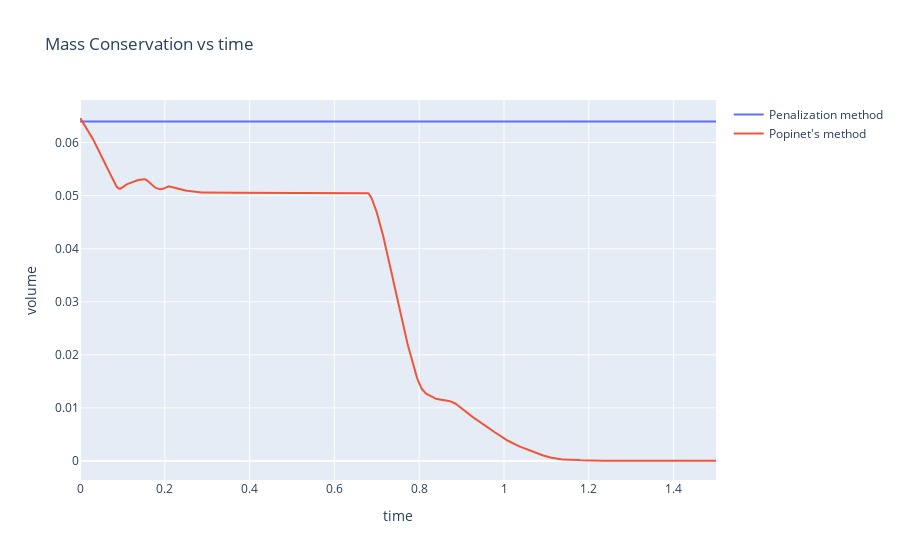

Notebook source saved alongside this figure:
### Code cell
import plotly.graph_objects as go
import numpy as np

fig = go.Figure()
for name in names:
    fig.add_trace(go.Scatter(x=lines[name]["x"], y=lines[name]["y"], mode='lines', name=name))
fig.update_layout(title=title,
                   xaxis_title=xlabel,
                   yaxis_title=ylabel,xaxis = dict(
        range=(0, 1.5),
        constrain='domain'
    ))

# fig.show()

offline.iplot(fig,
             image='svg')

### Figure 1 — Plotly figure (JSON) as saved in the notebook; plotly's stock layout.template omitted (floating-point values rounded to 4 significant figures; data arrays with more than 128 entries replaced by an {"elided": "..."} marker saying what was removed)
{"data": [{"mode": "lines", "name": "Penalization method", "type": "scatter", "x": {"elided": "1149 float values"}, "y": {"elided": "1149 float values"}}, {"mode": "lines", "name": "Popinet's method", "type": "scatter", "x": {"elided": "1223 float values"}, "y": {"elided": "1223 float values"}}], "layout": {"title": {"text": "Mass Conservation vs time"}, "xaxis": {"constrain": "domain", "range": [0, 1.5], "title": {"text": "time"}}, "yaxis": {"title": {"text": "volume"}}}}
